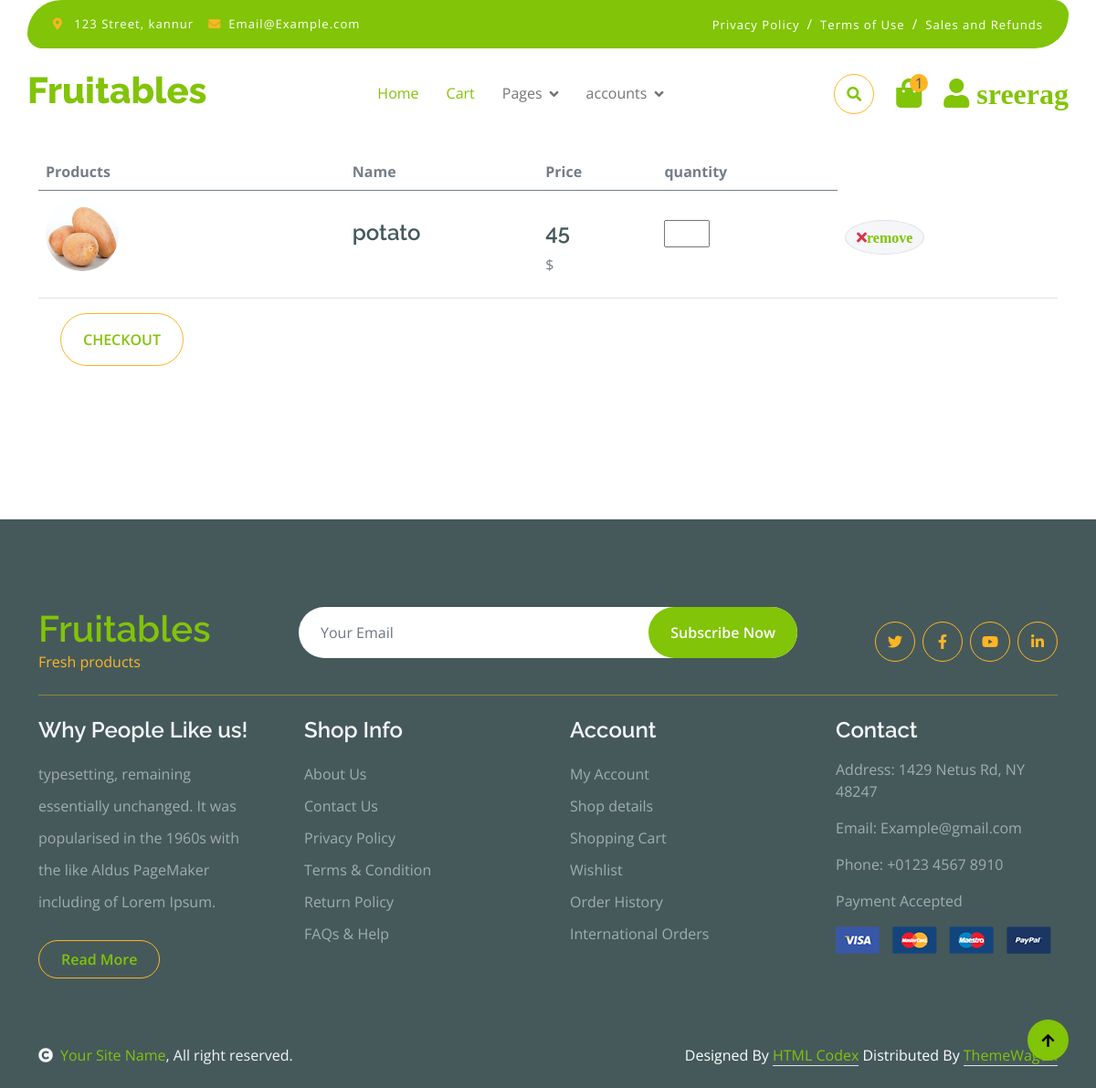
The app's page /cart/ (signed in) with its own data.
### cart/models.py (models this page shows, shortened)
class Cart(models.Model):
    product = models.ForeignKey(
        Product, on_delete=models.CASCADE, blank=True, null=True)
    user = models.ForeignKey(
        User, on_delete=models.CASCADE, blank=True, null=True)
    qty = models.IntegerField(default=1)
    total = models.IntegerField(blank=True, null=True)

### app/models.py (models this page shows)
class Product(models.Model):
    name = models.CharField(max_length=50, blank=True, null=True)
    desc = models.TextField(blank=True, null=True)
    price = models.IntegerField(blank=True, null=True)
    image = models.ImageField(
        upload_to='images', default='image not available')
    thumbnails = models.ImageField(upload_to='thumbnail', blank=True)
    categ = models.ForeignKey(
        'category', on_delete=models.CASCADE, blank=True, null=True)
    created = models.DateTimeField(auto_now=True)
    def __str__(self):
        return self.name
    class Meta:
        ordering = ['-created']

### cart/views.py (the view)
# urls.py: path('',cart,name='cart'),
def cart(request, *args, **kwargs):
    cart = Cart.objects.filter(user=request.user)
    cart_count = cart.count()
    if cart_count == 0:
        messages.info(request, "cart is empty")
    cart_total = 0
    for i in cart:
        cart_total = cart_total+i.total
    context = {'cart': cart, 'cart_count': cart_count,
               'cart_total': cart_total}
    return render(request, 'cart.html', context)

### templates/cart.html (shortened to what this page needs)
   {% extends 'index.html' %}
   {% block cart %}
     <br>
     <br>
     <br>
   <div class="container-fluid py-5 ">
    <div class="container py-5">
        <form action="{% url 'checkout' %}" method="POST"> {% csrf_token %}
        <div class="table-responsive">
            <table class="table">
                <thead>
                  <tr>
                    <th scope="col">Products</th>
                    <th scope="col">Name</th>
                    <th scope="col">Price</th>
                    <th scope="col">quantity</th>
                  </tr>
                </thead>
                <tbody>
                    {% for i in cart  %}
                    <tr>
                        <th scope="row p-5">
                            <div class="d-flex align-items-center">
                                <img src="{{i.product.image.url}}" class="img-fluid me-5 rounded-circle" style="width: 80px; height: 80px;" alt="">
                            </div>
                        </th>
                        <td>
                            <p class="mb-0 mt-4"><h4>{{i.product}}</h4></p>
                        </td>
                        <td>
                            <p class="mb-0 mt-4"><h4>{{i.product.price}} </h4>$</p>
                        </td>
                        <td>
                        <input type="number" class="mb-0 mt-4 " style="width: 50px;"  name="qty">
                        </td>
                        <td>
                            <button class="btn btn-md rounded-circle bg-light border mt-4" type="" >
                                <i class="fa fa-times text-danger"><a href="{% url 'remove-from-cart' i.id %}">remove</a></i>
                            </button>
                        </td>
                    </tr>
                    {% endfor %}
                </tbody>
            </table>
            <button class="btn border-secondary rounded-pill px-4 py-3 text-primary text-uppercase mb-4 ms-4" type="submit">checkout
            </button>
        </div>
    </form>
                </div>
            </div>
{% endblock cart %}

### templates/index.html (shortened to what this page needs)
{% load static %}
<!DOCTYPE html>
<html lang="en">
  <head>
    <link
      rel="stylesheet"
      href="https://use.fontawesome.com/releases/v5.15.4/css/all.css"
    />
    <link
      href="https://cdn.jsdelivr.net/npm/bootstrap-icons@1.4.1/font/bootstrap-icons.css"
      rel="stylesheet"
    />
    <link
      href="{% static 'lib/lightbox/css/lightbox.min.css' %}"
      rel="stylesheet"
    />
    <link
      href="{% static 'lib/owlcarousel/assets/owl.carousel.min.css' %}"
      rel="stylesheet"
    />
    <link href="{% static 'css1/bootstrap.min.css' %}" rel="stylesheet" />
    <link href="{% static 'css1/style.css' %}" rel="stylesheet" />
  </head>
  <body>
    <div class="container-fluid fixed-top">
      <div class="container topbar bg-primary d-none d-lg-block">
        <div class="d-flex justify-content-between">
          <div class="top-info ps-2">
            <small class="me-3"
              ><i class="fas fa-map-marker-alt me-2 text-secondary"></i>
              <a href="#" class="text-white">123 Street, kannur</a></small
            >
            <small class="me-3"
              ><i class="fas fa-envelope me-2 text-secondary"></i
              ><a href="#" class="text-white">Email@Example.com</a></small
            >
          </div>
          <div class="top-link pe-2">
            <a href="#" class="text-white"
              ><small class="text-white mx-2">Privacy Policy</small>/</a
            >
            <a href="#" class="text-white"
              ><small class="text-white mx-2">Terms of Use</small>/</a
            >
            <a href="#" class="text-white"
              ><small class="text-white ms-2">Sales and Refunds</small></a
            >
          </div>
        </div>
      </div>
      <div class="container px-0">
        <nav class="navbar navbar-light bg-white navbar-expand-xl">
          <a href="index.html" class="navbar-brand"
            ><h1 class="text-primary display-6">Fruitables</h1></a
          >
          <div class="collapse navbar-collapse bg-white" id="navbarCollapse">
            <div class="navbar-nav mx-auto">
              <a href="{% url 'index' %}" class="nav-item nav-link active">Home</a>
              <a href="{% url 'cart' %}" class="nav-item nav-link active">Cart</a>
              <div class="nav-item dropdown">
                <a
                  href="#"
                  class="nav-link dropdown-toggle"
                  data-bs-toggle="dropdown"
                  >Pages</a
                >
              </div>
              <div class="nav-item dropdown">
                <a
                  href="#"
                  class="nav-link dropdown-toggle"
                  data-bs-toggle="dropdown"
                  >accounts</a
                >
              </div>
            </div>
            <div class="d-flex m-3 me-0">
              <button
                class="btn-search btn border border-secondary btn-md-square rounded-circle bg-white me-4"
                data-bs-toggle="modal"
                data-bs-target="#searchModal"
              >
                <i class="fas fa-search text-primary"></i>
              </button>
              <a href="{% url 'cart' %}" class="position-relative me-4 my-auto">
                <i class="fa fa-shopping-bag fa-2x"></i>
                <span
                  class="position-absolute bg-secondary rounded-circle d-flex align-items-center justify-content-center text-dark px-1"
                  style="top: -5px; left: 15px; height: 20px; min-width: 20px"
                  >{{cart_count}}</span
                >
              </a>
              <a href="#" class="my-auto">
                <i class="fas fa-user fa-2x"> {{request.user}}</i>
              </a>
            </div>
          </div>
        </nav>
      </div>
    </div>
    {% block cart %}
    {% endblock cart %}
    <div class="container-fluid bg-dark text-white-50 footer pt-5 mt-5">
      <div class="container py-5">
        <div
          class="pb-4 mb-4"
          style="border-bottom: 1px solid rgba(226, 175, 24, 0.5)"
        >
          <div class="row g-4">
            <div class="col-lg-3">
              <a href="#">
                <h1 class="text-primary mb-0">Fruitables</h1>
                <p class="text-secondary mb-0">Fresh products</p>
              </a>
            </div>
            <div class="col-lg-6">
              <div class="position-relative mx-auto">
                <input
                  class="form-control border-0 w-100 py-3 px-4 rounded-pill"
                  type="number"
                  placeholder="Your Email"
                />
                <button
                  type="submit"
                  class="btn btn-primary border-0 border-secondary py-3 px-4 position-absolute rounded-pill text-white"
                  style="top: 0; right: 0"
                >
                  Subscribe Now
                </button>
              </div>
            </div>
            <div class="col-lg-3">
              <div class="d-flex justify-content-end pt-3">
                <a
                  class="btn btn-outline-secondary me-2 btn-md-square rounded-circle"
                  href=""
                  ><i class="fab fa-twitter"></i
                ></a>
                <a
                  class="btn btn-outline-secondary me-2 btn-md-square rounded-circle"
                  href=""
                  ><i class="fab fa-facebook-f"></i
                ></a>
                <a
                  class="btn btn-outline-secondary me-2 btn-md-square rounded-circle"
                  href=""
                  ><i class="fab fa-youtube"></i
                ></a>
                <a
                  class="btn btn-outline-secondary btn-md-square rounded-circle"
                  href=""
                  ><i class="fab fa-linkedin-in"></i
                ></a>
              </div>
            </div>
          </div>
        </div>
        <div class="row g-5">
          <div class="col-lg-3 col-md-6">
            <div class="footer-item">
              <h4 class="text-light mb-3">Why People Like us!</h4>
              <p class="mb-4">
                typesetting, remaining essentially unchanged. It was popularised
                in the 1960s with the like Aldus PageMaker including of Lorem
                Ipsum.
              </p>
              <a
                href=""
                class="btn border-secondary py-2 px-4 rounded-pill text-primary"
                >Read More</a
              >
            </div>
          </div>
          <div class="col-lg-3 col-md-6">
            <div class="d-flex flex-column text-start footer-item">
              <h4 class="text-light mb-3">Shop Info</h4>
              <a class="btn-link" href="">About Us</a>
              <a class="btn-link" href="">Contact Us</a>
              <a class="btn-link" href="">Privacy Policy</a>
              <a class="btn-link" href="">Terms & Condition</a>
              <a class="btn-link" href="">Return Policy</a>
              <a class="btn-link" href="">FAQs & Help</a>
            </div>
          </div>
          <div class="col-lg-3 col-md-6">
            <div class="d-flex flex-column text-start footer-item">
              <h4 class="text-light mb-3">Account</h4>
              <a class="btn-link" href="">My Account</a>
              <a class="btn-link" href="">Shop details</a>
              <a class="btn-link" href="">Shopping Cart</a>
              <a class="btn-link" href="">Wishlist</a>
              <a class="btn-link" href="">Order History</a>
              <a class="btn-link" href="">International Orders</a>
            </div>
          </div>
          <div class="col-lg-3 col-md-6">
            <div class="footer-item">
              <h4 class="text-light mb-3">Contact</h4>
              <p>Address: 1429 Netus Rd, NY 48247</p>
              <p>Email: Example@gmail.com</p>
              <p>Phone: +0123 4567 8910</p>
              <p>Payment Accepted</p>
              <img
                src="{% static 'img/payment.png' %}"
                class="img-fluid"
                alt=""
              />
            </div>
          </div>
        </div>
      </div>
    </div>
    <div class="container-fluid copyright bg-dark py-4">
      <div class="container">
        <div class="row">
          <div class="col-md-6 text-center text-md-start mb-3 mb-md-0">
            <span class="text-light"
              ><a href="#"
                ><i class="fas fa-copyright text-light me-2"></i>Your Site
                Name</a
              >, All right reserved.</span
            >
          </div>
          <div class="col-md-6 my-auto text-center text-md-end text-white">
            Designed By
            <a class="border-bottom" href="https://htmlcodex.com">HTML Codex</a>
            Distributed By
            <a class="border-bottom" href="https://themewagon.com"
              >ThemeWagon</a
            >
          </div>
        </div>
      </div>
    </div>
    <a
      href="#"
      class="btn btn-primary border-3 border-primary rounded-circle back-to-top"
      ><i class="fa fa-arrow-up"></i
    ></a>
  </body>
</html>

### static/css1/style.css (style rules this page uses)
.back-to-top { position: fixed; right: 30px; bottom: 30px; display: flex; width: 45px; height: 45px; align-items: center; justify-content: center; transition: 0.5s; z-index: 99; }
.btn { font-weight: 600; transition: .5s; }
.btn-md-square { width: 44px; height: 44px; }
.btn-square, .btn-sm-square, .btn-md-square, .btn-lg-square { padding: 0; display: flex; align-items: center; justify-content: center; font-weight: normal; }
.btn.border-secondary { transition: 0.5s; }
.fixed-top { transition: 0.5s; background: var(--bs-white); border: 0; }
.topbar { padding: 20px; border-radius: 230px 100px; }
.topbar .top-info { font-size: 15px; line-height: 0; letter-spacing: 1px; display: flex; align-items: center; }
.topbar .top-link { font-size: 15px; line-height: 0; letter-spacing: 1px; display: flex; align-items: center; }
.topbar .top-link a { letter-spacing: 1px; }
.navbar .navbar-nav .nav-link { padding: 10px 15px; font-size: 16px; transition: .5s; }
.navbar { height: 100px; border-bottom: 1px solid rgba(255, 255, 255, .1); }
.navbar .navbar-nav .nav-link:hover, .navbar .navbar-nav .nav-link.active, .fixed-top.bg-white .navbar .navbar-nav .nav-link:hover, .fixed-top.bg-white .navbar .navbar-nav .nav-link.active { color: var(--bs-primary); }
.navbar .dropdown-toggle::after { border: none; content: "\f107"; font-family: "Font Awesome 5 Free"; font-weight: 700; vertical-align: middle; margin-left: 8px; }
.footer .footer-item .btn-link { line-height: 35px; color: rgba(255, 255, 255, .5); transition: 0.5s; }
.footer .footer-item p.mb-4 { line-height: 35px; }

### records on screen
Cart: product.image (picture), product "potato", product.price "45"

### other values on screen
{{ cart_count }} "1"
{{ request.user }} "sreerag"
